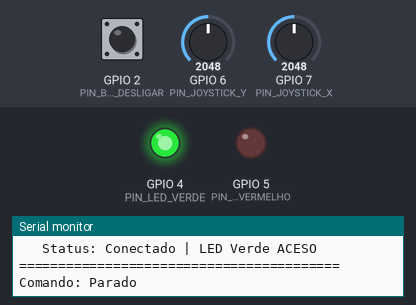
Simulated run of this sketch. Board: ESP32. Parts: output pins drawn as LEDs (lit = HIGH), the last lines printed to the serial monitor. Inputs (shaded band) come from the test bench; at power-on: GPIO 2 (PIN_BOTAO_DESLIGAR) HIGH, GPIO 6 (PIN_JOYSTICK_Y) = 2048, GPIO 7 (PIN_JOYSTICK_X) = 2048.

Above: at 1.2 s.
1.3 s: GPIO 2 (PIN_BOTAO_DESLIGAR) pulled LOW for 0.15 s
At 1.9 s:
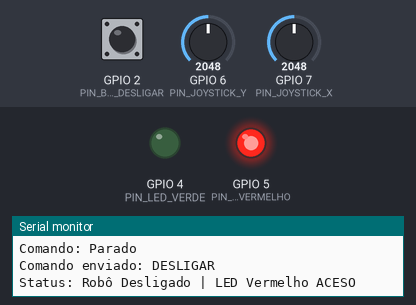
3.0 s: GPIO 2 (PIN_BOTAO_DESLIGAR) pulled LOW for 1 s
At 4.5 s:
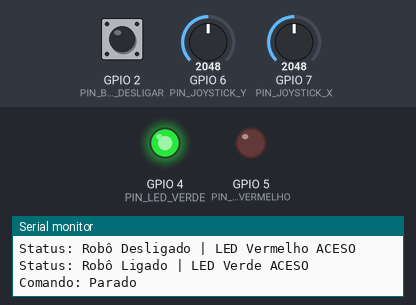
7.0 s: GPIO 2 (PIN_BOTAO_DESLIGAR) pulled LOW for 3.2 s
At 7.9 s:
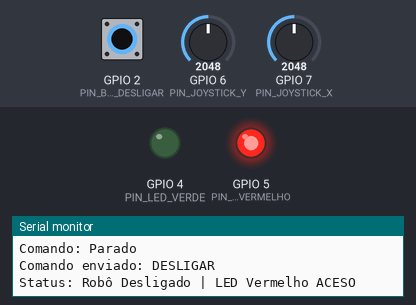
Timing chart, 0 to 10.0 s (numbered marks = the images above; inputs shaded):
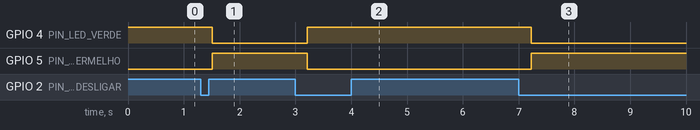

Measured:
- after the input at 1.3 s, GPIO 4 (PIN_LED_VERDE): HIGH → LOW after 0.21 s; GPIO 5 (PIN_LED_VERMELHO): LOW → HIGH after 0.21 s
- after the input at 3.0 s, GPIO 4 (PIN_LED_VERDE): LOW → HIGH after 0.21 s; GPIO 5 (PIN_LED_VERMELHO): HIGH → LOW after 0.21 s
- after the input at 7.0 s, GPIO 4 (PIN_LED_VERDE): HIGH → LOW after 0.22 s; GPIO 5 (PIN_LED_VERMELHO): LOW → HIGH after 0.22 s

The sketch:

controle_remoto.ino
```cpp
/*
 * Projeto: Controle Remoto - Robô Explorador Espacial
 * Etapa 01: Firmware do ESP32 no Wokwi
 */

// Mapeamento dos Pinos
const int PIN_JOYSTICK_X = 7;
const int PIN_JOYSTICK_Y = 6;
const int PIN_BOTAO_DESLIGAR = 2;
const int PIN_LED_VERDE = 4;
const int PIN_LED_VERMELHO = 5;

// Limiares de leitura para o ADC de 12 bits (0 a 4095)
const int LIMITE_BAIXO = 1000;
const int LIMITE_ALTO = 3000;

// Variáveis de controle de estado
bool roboLigado = true;
String ultimoComando = "";
int ultimoEstadoBotao = HIGH;

void setup() {
  Serial.begin(115200);

  // Configuração dos pinos
  pinMode(PIN_BOTAO_DESLIGAR, INPUT_PULLUP);
  pinMode(PIN_LED_VERDE, OUTPUT);
  pinMode(PIN_LED_VERMELHO, OUTPUT);

  // Status Inicial: Robô Conectado e Ligado
  digitalWrite(PIN_LED_VERDE, HIGH);
  digitalWrite(PIN_LED_VERMELHO, LOW);

  Serial.println("=========================================");
  Serial.println("   CONTROLE REMOTO INICIALIZADO");
  Serial.println("   Status: Conectado | LED Verde ACESO");
  Serial.println("=========================================");
}

void loop() {
  // 1. Leitura do botão de desligamento (com debounce)
  int estadoBotao = digitalRead(PIN_BOTAO_DESLIGAR);

  if (estadoBotao == LOW && ultimoEstadoBotao == HIGH) {
    roboLigado = !roboLigado; // Alterna o estado (Ligado/Desligado)
    delay(200); // Debounce simples

    if (!roboLigado) {
      digitalWrite(PIN_LED_VERDE, LOW);
      digitalWrite(PIN_LED_VERMELHO, HIGH);
      Serial.println("Comando enviado: DESLIGAR");
      Serial.println("Status: Robô Desligado | LED Vermelho ACESO");
      ultimoComando = "DESLIGAR";
    } else {
      digitalWrite(PIN_LED_VERDE, HIGH);
      digitalWrite(PIN_LED_VERMELHO, LOW);
      Serial.println("Status: Robô Ligado | LED Verde ACESO");
      ultimoComando = "LIGAR";
    }
  }
  ultimoEstadoBotao = estadoBotao;

  // 2. Leitura e processamento do Joystick (somente se estiver ligado)
  if (roboLigado) {
    int valorX = analogRead(PIN_JOYSTICK_X);
    int valorY = analogRead(PIN_JOYSTICK_Y);
    String comandoAtual = "Parado";

    // Lógica de direcionamento
    if (valorY > LIMITE_ALTO) {
      comandoAtual = "Frente";
    } else if (valorY < LIMITE_BAIXO) {
      comandoAtual = "Tras";
    } else if (valorX < LIMITE_BAIXO) {
      comandoAtual = "Esquerda";
    } else if (valorX > LIMITE_ALTO) {
      comandoAtual = "Direita";
    }

    // Exibe no Monitor Serial apenas quando houver alteração de movimento
    if (comandoAtual != ultimoComando) {
      Serial.print("Comando: ");
      Serial.println(comandoAtual);
      ultimoComando = comandoAtual;
    }
  }

  delay(100);
}
```
